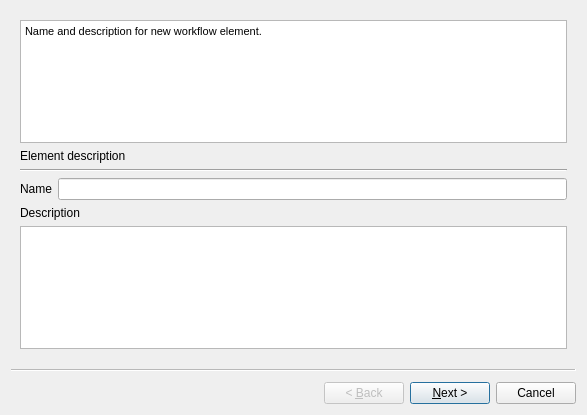
<?xml version="1.0" encoding="UTF-8"?>
<ui version="4.0">
 <class>CreateExternalProcessWorkerDialog</class>
 <widget class="QWizard" name="CreateExternalProcessWorkerDialog">
  <property name="geometry">
   <rect>
    <x>0</x>
    <y>0</y>
    <width>587</width>
    <height>415</height>
   </rect>
  </property>
  <property name="windowTitle">
   <string>Create wrapper for external tool</string>
  </property>
  <property name="wizardStyle">
   <enum>QWizard::ClassicStyle</enum>
  </property>
  <property name="options">
   <set>QWizard::HelpButtonOnRight</set>
  </property>
  <widget class="QWizardPage" name="wizardPage_2">
   <layout class="QVBoxLayout" name="verticalLayout_4">
    <item>
     <widget class="QTextEdit" name="descr1TextEdit">
      <property name="frameShape">
       <enum>QFrame::StyledPanel</enum>
      </property>
      <property name="readOnly">
       <bool>true</bool>
      </property>
      <property name="html">
       <string>&lt;!DOCTYPE HTML PUBLIC &quot;-//W3C//DTD HTML 4.0//EN&quot; &quot;http://www.w3.org/TR/REC-html40/strict.dtd&quot;&gt;
&lt;html&gt;&lt;head&gt;&lt;meta name=&quot;qrichtext&quot; content=&quot;1&quot; /&gt;&lt;style type=&quot;text/css&quot;&gt;
p, li { white-space: pre-wrap; }
&lt;/style&gt;&lt;/head&gt;&lt;body style=&quot; font-family:'MS Shell Dlg 2'; font-size:8.25pt; font-weight:400; font-style:normal;&quot;&gt;
&lt;p style=&quot; margin-top:0px; margin-bottom:0px; margin-left:0px; margin-right:0px; -qt-block-indent:0; text-indent:0px;&quot;&gt;&lt;span style=&quot; font-size:8pt;&quot;&gt;Name and description for new workflow element.&lt;/span&gt;&lt;/p&gt;&lt;/body&gt;&lt;/html&gt;</string>
      </property>
     </widget>
    </item>
    <item>
     <widget class="QLabel" name="label_9">
      <property name="text">
       <string>Element description</string>
      </property>
     </widget>
    </item>
    <item>
     <widget class="Line" name="line_5">
      <property name="orientation">
       <enum>Qt::Horizontal</enum>
      </property>
     </widget>
    </item>
    <item>
     <layout class="QHBoxLayout" name="horizontalLayout_5">
      <item>
       <widget class="QLabel" name="label_6">
        <property name="text">
         <string>Name</string>
        </property>
       </widget>
      </item>
      <item>
       <widget class="QLineEdit" name="nameLineEdit"/>
      </item>
     </layout>
    </item>
    <item>
     <widget class="QLabel" name="label_7">
      <property name="text">
       <string>Description</string>
      </property>
     </widget>
    </item>
    <item>
     <widget class="QTextEdit" name="descriptionTextEdit"/>
    </item>
   </layout>
  </widget>
  <widget class="QWizardPage" name="wizardPage1">
   <layout class="QVBoxLayout" name="verticalLayout">
    <item>
     <widget class="QTextEdit" name="descr2TextEdit">
      <property name="readOnly">
       <bool>true</bool>
      </property>
      <property name="html">
       <string>&lt;!DOCTYPE HTML PUBLIC &quot;-//W3C//DTD HTML 4.0//EN&quot; &quot;http://www.w3.org/TR/REC-html40/strict.dtd&quot;&gt;
&lt;html&gt;&lt;head&gt;&lt;meta name=&quot;qrichtext&quot; content=&quot;1&quot; /&gt;&lt;style type=&quot;text/css&quot;&gt;
p, li { white-space: pre-wrap; }
&lt;/style&gt;&lt;/head&gt;&lt;body style=&quot; font-family:'MS Shell Dlg 2'; font-size:8.25pt; font-weight:400; font-style:normal;&quot;&gt;
&lt;p style=&quot; margin-top:0px; margin-bottom:0px; margin-left:0px; margin-right:0px; -qt-block-indent:0; text-indent:0px;&quot;&gt;&lt;span style=&quot; font-size:8pt;&quot;&gt;Input and output data for external tool. Name is  a command line parameter for input/output data in external tool. Set data type and format in which external tool reads/writes input/output data. You also can set description for workflow designer. Each input data will be represented as port in workflow designer. Each output data will be represented as slot of single slot.&lt;/span&gt;&lt;/p&gt;&lt;/body&gt;&lt;/html&gt;</string>
      </property>
     </widget>
    </item>
    <item>
     <widget class="QLabel" name="label">
      <property name="text">
       <string>Input data</string>
      </property>
     </widget>
    </item>
    <item>
     <widget class="Line" name="line">
      <property name="orientation">
       <enum>Qt::Horizontal</enum>
      </property>
     </widget>
    </item>
    <item>
     <widget class="QTableView" name="inputTableView"/>
    </item>
    <item>
     <layout class="QHBoxLayout" name="horizontalLayout">
      <item>
       <spacer name="horizontalSpacer">
        <property name="orientation">
         <enum>Qt::Horizontal</enum>
        </property>
        <property name="sizeHint" stdset="0">
         <size>
          <width>188</width>
          <height>20</height>
         </size>
        </property>
       </spacer>
      </item>
      <item>
       <widget class="QPushButton" name="addInputButton">
        <property name="text">
         <string>Add input</string>
        </property>
       </widget>
      </item>
      <item>
       <widget class="QPushButton" name="deleteInputButton">
        <property name="text">
         <string>Delete</string>
        </property>
       </widget>
      </item>
     </layout>
    </item>
    <item>
     <widget class="QLabel" name="label_2">
      <property name="text">
       <string>Output data</string>
      </property>
     </widget>
    </item>
    <item>
     <widget class="Line" name="line_2">
      <property name="orientation">
       <enum>Qt::Horizontal</enum>
      </property>
     </widget>
    </item>
    <item>
     <widget class="QTableView" name="outputTableView"/>
    </item>
    <item>
     <layout class="QHBoxLayout" name="horizontalLayout_2">
      <item>
       <spacer name="horizontalSpacer_2">
        <property name="orientation">
         <enum>Qt::Horizontal</enum>
        </property>
        <property name="sizeHint" stdset="0">
         <size>
          <width>188</width>
          <height>20</height>
         </size>
        </property>
       </spacer>
      </item>
      <item>
       <widget class="QPushButton" name="addOutputButton">
        <property name="text">
         <string>Add output</string>
        </property>
       </widget>
      </item>
      <item>
       <widget class="QPushButton" name="deleteOutputButton">
        <property name="text">
         <string>Delete</string>
        </property>
       </widget>
      </item>
     </layout>
    </item>
   </layout>
  </widget>
  <widget class="QWizardPage" name="wizardPage2">
   <layout class="QVBoxLayout" name="verticalLayout_2">
    <item>
     <widget class="QTextEdit" name="descr3TextEdit">
      <property name="readOnly">
       <bool>true</bool>
      </property>
      <property name="html">
       <string>&lt;!DOCTYPE HTML PUBLIC &quot;-//W3C//DTD HTML 4.0//EN&quot; &quot;http://www.w3.org/TR/REC-html40/strict.dtd&quot;&gt;
&lt;html&gt;&lt;head&gt;&lt;meta name=&quot;qrichtext&quot; content=&quot;1&quot; /&gt;&lt;style type=&quot;text/css&quot;&gt;
p, li { white-space: pre-wrap; }
&lt;/style&gt;&lt;/head&gt;&lt;body style=&quot; font-family:'MS Shell Dlg 2'; font-size:8.25pt; font-weight:400; font-style:normal;&quot;&gt;
&lt;p style=&quot; margin-top:0px; margin-bottom:0px; margin-left:0px; margin-right:0px; -qt-block-indent:0; text-indent:0px;&quot;&gt;&lt;span style=&quot; font-size:8pt;&quot;&gt;Another parameters for external tool. You must set name for parameter and its type. You also can set description for workflow designer. Each parameter will be represented as  parameter of workflow element.&lt;/span&gt;&lt;/p&gt;&lt;/body&gt;&lt;/html&gt;</string>
      </property>
     </widget>
    </item>
    <item>
     <widget class="QLabel" name="label_5">
      <property name="text">
       <string>Parameters</string>
      </property>
     </widget>
    </item>
    <item>
     <widget class="Line" name="line_4">
      <property name="orientation">
       <enum>Qt::Horizontal</enum>
      </property>
     </widget>
    </item>
    <item>
     <widget class="QTableView" name="attributesTableView"/>
    </item>
    <item>
     <layout class="QHBoxLayout" name="horizontalLayout_4">
      <item>
       <spacer name="horizontalSpacer_3">
        <property name="orientation">
         <enum>Qt::Horizontal</enum>
        </property>
        <property name="sizeHint" stdset="0">
         <size>
          <width>188</width>
          <height>20</height>
         </size>
        </property>
       </spacer>
      </item>
      <item>
       <widget class="QPushButton" name="addAttributeButton">
        <property name="text">
         <string>Add attribute</string>
        </property>
       </widget>
      </item>
      <item>
       <widget class="QPushButton" name="deleteAttributeButton">
        <property name="text">
         <string>Delete</string>
        </property>
       </widget>
      </item>
     </layout>
    </item>
    <item>
     <spacer name="verticalSpacer">
      <property name="orientation">
       <enum>Qt::Vertical</enum>
      </property>
      <property name="sizeHint" stdset="0">
       <size>
        <width>20</width>
        <height>76</height>
       </size>
      </property>
     </spacer>
    </item>
   </layout>
  </widget>
  <widget class="QWizardPage" name="wizardPage">
   <layout class="QVBoxLayout" name="verticalLayout_3">
    <item>
     <widget class="QTextEdit" name="descr4TextEdit">
      <property name="readOnly">
       <bool>true</bool>
      </property>
      <property name="html">
       <string>&lt;!DOCTYPE HTML PUBLIC &quot;-//W3C//DTD HTML 4.0//EN&quot; &quot;http://www.w3.org/TR/REC-html40/strict.dtd&quot;&gt;
&lt;html&gt;&lt;head&gt;&lt;meta name=&quot;qrichtext&quot; content=&quot;1&quot; /&gt;&lt;style type=&quot;text/css&quot;&gt;
p, li { white-space: pre-wrap; }
&lt;/style&gt;&lt;/head&gt;&lt;body style=&quot; font-family:'MS Shell Dlg 2'; font-size:8.25pt; font-weight:400; font-style:normal;&quot;&gt;
&lt;p style=&quot; margin-top:0px; margin-bottom:0px; margin-left:0px; margin-right:0px; -qt-block-indent:0; text-indent:0px;&quot;&gt;&lt;span style=&quot; font-size:8pt;&quot;&gt;Execution string and element's description. To substitute input, output data or parameter, use it's name with prefix $ in execution string. You can set parameterized description for new element(description that appears not in property editor but on element itself). In parameterized description you also can use parameters  substitution with prefix $.&lt;/span&gt;&lt;/p&gt;&lt;/body&gt;&lt;/html&gt;</string>
      </property>
     </widget>
    </item>
    <item>
     <widget class="QLabel" name="label_3">
      <property name="text">
       <string>Command line template</string>
      </property>
     </widget>
    </item>
    <item>
     <widget class="Line" name="line_3">
      <property name="orientation">
       <enum>Qt::Horizontal</enum>
      </property>
     </widget>
    </item>
    <item>
     <layout class="QHBoxLayout" name="horizontalLayout_3">
      <item>
       <widget class="QLabel" name="label_4">
        <property name="text">
         <string>Execution string</string>
        </property>
       </widget>
      </item>
      <item>
       <widget class="QLineEdit" name="templateLineEdit"/>
      </item>
     </layout>
    </item>
    <item>
     <widget class="QLabel" name="label_8">
      <property name="text">
       <string>Parameterized description</string>
      </property>
     </widget>
    </item>
    <item>
     <widget class="QTextEdit" name="prompterTextEdit"/>
    </item>
   </layout>
  </widget>
 </widget>
 <resources/>
 <connections/>
</ui>
